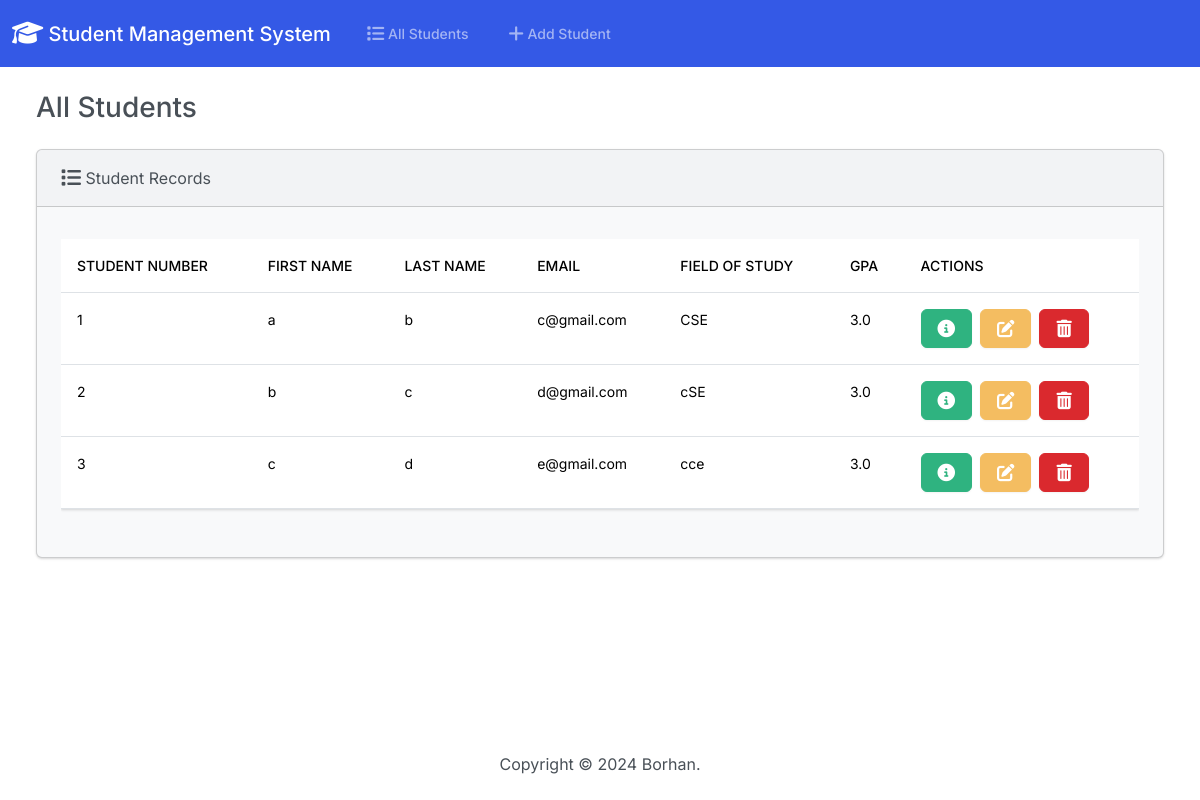
The page / on the database its author committed.
### students/models.py (models this page shows, shortened)
class Student(models.Model):
  student_number = models.PositiveIntegerField()
  first_name = models.CharField(max_length=50)
  last_name = models.CharField(max_length=50)
  email = models.EmailField(max_length=100)
  field_of_study = models.CharField(max_length=50)
  gpa = models.FloatField()

### students/views.py (the view)
# urls.py: path('', views.index, name='index'),
def index(request):
    return render(request, 'students/index.html', {
        'students': Student.objects.all()
    })

### students/templates/students/index.html (shortened to what this page needs)
{% extends "students/base.html" %}
{% block body %}
<h3 class="m-4">All Students</h3>
<div class="row">
  <div class="col-12">
    {% if students %}
    <div class="card bg-light ms-4 me-4 mb-4">
      <div class="card-header">
        <i class="fa-solid fa-list fa-lg"></i> Student Records
      </div>
      <div class="card-body">
        <p class="card-text">
          <div class="table-responsive">
            <table class="table table-hover">
              <thead>
                <tr>
                  <th scope="col">Student Number</th>
                  <th scope="col">First Name</th>
                  <th scope="col">Last Name</th>
                  <th scope="col">Email</th>
                  <th scope="col">Field of Study</th>
                  <th scope="col">GPA</th>
                  <th scope="col">Actions</th>
                </tr>
              </thead>
              <tbody>
                {% for student in students %}
                  <tr>
                    <td>{{ student.student_number }}</td>
                    <td>{{ student.first_name }}</td>
                    <td>{{ student.last_name }}</td>
                    <td>{{ student.email }}</td>
                    <td>{{ student.field_of_study }}</td>
                    <td>{{ student.gpa }}</td>
                    <td>
                      <button type="button" class="btn btn-success me-1" href="{% url 'view_student' student.id %}" data-bs-toggle="modal" data-bs-target="#myModal{{student.id}}">
                      </button>
                      <a class="btn btn-warning me-1" href="{% url 'edit' student.id %}">
                      </a>
                      <button type="button" class="btn btn-danger" data-bs-toggle="modal" data-bs-target="#delete{{student.id}}">
                      </button>
                    </td>
                  </tr>
                {% endfor %}
              </tbody>
            </table>
          </div>
        </p>
      </div>
    </div>
    {% else %}
      <h5 class="alert alert-primary ms-4 me-4">No Student Records</h5>
    {% endif %}
  </div>
</div>
{% endblock %}

### students/templates/students/base.html (shortened to what this page needs)
{% load static %}
<!DOCTYPE html>
<html lang="en">
  <head>
    <link rel="stylesheet" href="https://cdnjs.cloudflare.com/ajax/libs/font-awesome/6.1.1/css/all.min.css">
    <link href="{% static 'css/bootstrap.min.css' %}" rel="stylesheet">
  </head>
  <body class="d-flex flex-column min-vh-100">
    <nav class="navbar navbar-expand-lg navbar-dark bg-primary">
      <div class="container-fluid">
        <a class="navbar-brand" href="{% url 'index' %}">
          <i class="fa-solid fa-graduation-cap fa-lg"></i> Student Management System
        </a>
        <div class="collapse navbar-collapse" id="navbarColor01">
          <ul class="navbar-nav me-auto">
            <li class="nav-item">
              <a class="nav-link" href="{% url 'index' %}">
                 All Students
              </a>
            </li>
            <li class="nav-item">
              <a class="nav-link" href="{% url 'add' %}">
                 Add Student
              </a>
            </li>
          </ul>
        </div>
      </div>
    </nav>
    <div class="container-fluid">
      {% block body %}
      {% endblock %}
    </div>
    <footer class="mt-auto mb-4">
      <div class="text-center">
        <span>
          Copyright &copy; <script>document.write(new Date().getFullYear())</script> Borhan.
        </span>
      </div>
    </footer>
  </body>
</html>

### rows shown on the page
Student: student_number "1", first_name "a", last_name "b", email "c@gmail.com", field_of_study "CSE", gpa "3.0"
Student: student_number "2", first_name "b", last_name "c", email "d@gmail.com", field_of_study "cSE", gpa "3.0"
Student: student_number "3", first_name "c", last_name "d", email "e@gmail.com", field_of_study "cce", gpa "3.0"
